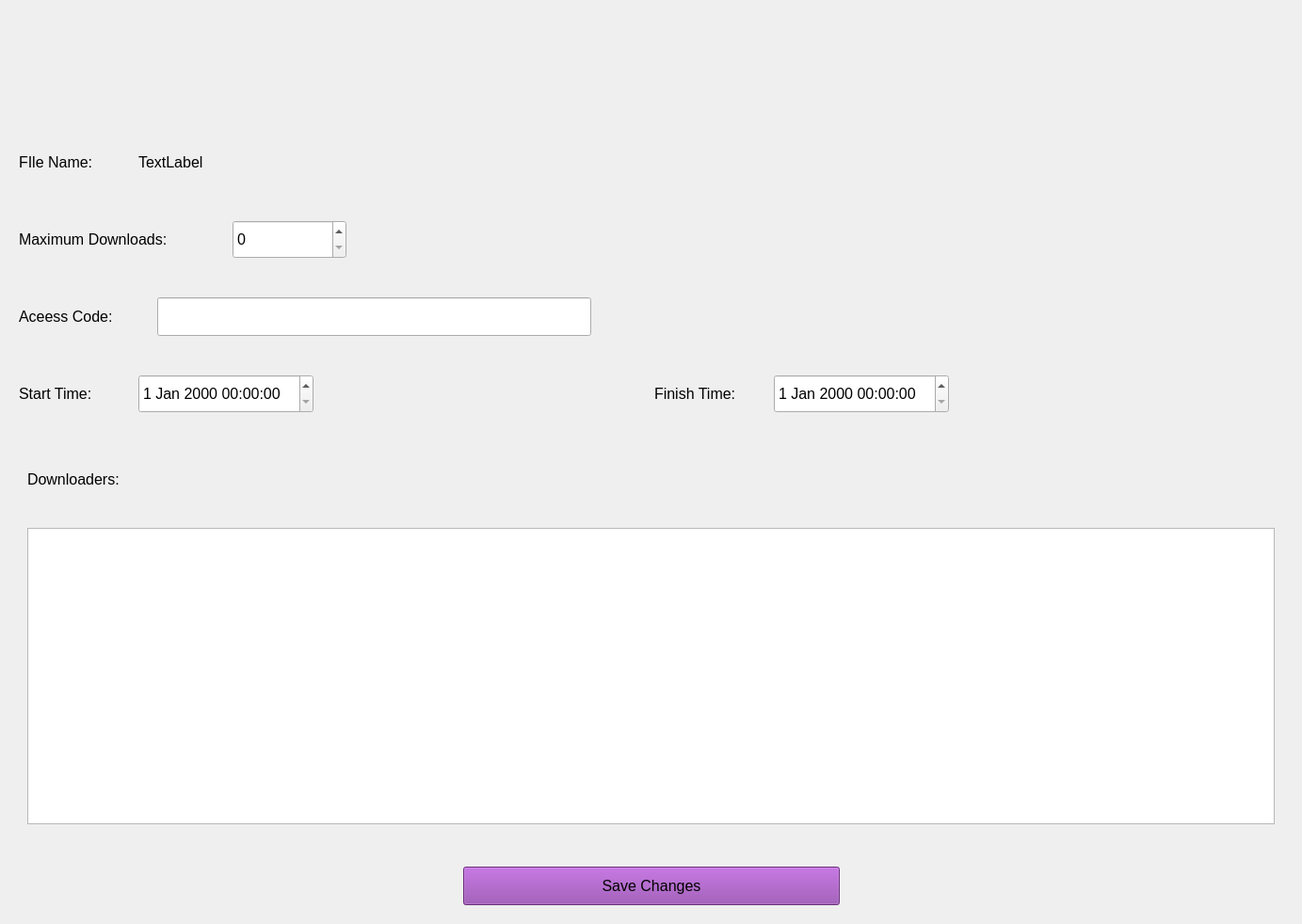
<?xml version="1.0" encoding="UTF-8"?>
<ui version="4.0">
 <class>Form</class>
 <widget class="QWidget" name="Form">
  <property name="geometry">
   <rect>
    <x>0</x>
    <y>0</y>
    <width>1383</width>
    <height>982</height>
   </rect>
  </property>
  <property name="windowTitle">
   <string>Form</string>
  </property>
  <layout class="QVBoxLayout" name="verticalLayout">
   <item>
    <widget class="QScrollArea" name="scrollArea_2">
     <property name="font">
      <font>
       <pointsize>12</pointsize>
      </font>
     </property>
     <property name="frameShape">
      <enum>QFrame::NoFrame</enum>
     </property>
     <property name="widgetResizable">
      <bool>true</bool>
     </property>
     <widget class="QWidget" name="scrollAreaWidgetContents_2">
      <property name="geometry">
       <rect>
        <x>0</x>
        <y>0</y>
        <width>1363</width>
        <height>962</height>
       </rect>
      </property>
      <layout class="QVBoxLayout" name="verticalLayout_2">
       <item>
        <layout class="QHBoxLayout" name="horizontalLayout_5">
         <item>
          <spacer name="horizontalSpacer">
           <property name="orientation">
            <enum>Qt::Horizontal</enum>
           </property>
           <property name="sizeHint" stdset="0">
            <size>
             <width>40</width>
             <height>20</height>
            </size>
           </property>
          </spacer>
         </item>
         <item>
          <widget class="QLabel" name="file_icon_label">
           <property name="sizePolicy">
            <sizepolicy hsizetype="Fixed" vsizetype="Fixed">
             <horstretch>0</horstretch>
             <verstretch>0</verstretch>
            </sizepolicy>
           </property>
           <property name="minimumSize">
            <size>
             <width>141</width>
             <height>91</height>
            </size>
           </property>
           <property name="text">
            <string/>
           </property>
          </widget>
         </item>
         <item>
          <spacer name="horizontalSpacer_2">
           <property name="orientation">
            <enum>Qt::Horizontal</enum>
           </property>
           <property name="sizeHint" stdset="0">
            <size>
             <width>40</width>
             <height>20</height>
            </size>
           </property>
          </spacer>
         </item>
        </layout>
       </item>
       <item>
        <spacer name="verticalSpacer_2">
         <property name="orientation">
          <enum>Qt::Vertical</enum>
         </property>
         <property name="sizeType">
          <enum>QSizePolicy::Fixed</enum>
         </property>
         <property name="sizeHint" stdset="0">
          <size>
           <width>20</width>
           <height>35</height>
          </size>
         </property>
        </spacer>
       </item>
       <item>
        <layout class="QHBoxLayout" name="horizontalLayout">
         <item>
          <widget class="QLabel" name="file_label">
           <property name="sizePolicy">
            <sizepolicy hsizetype="Fixed" vsizetype="Fixed">
             <horstretch>0</horstretch>
             <verstretch>0</verstretch>
            </sizepolicy>
           </property>
           <property name="minimumSize">
            <size>
             <width>121</width>
             <height>41</height>
            </size>
           </property>
           <property name="font">
            <font>
             <pointsize>12</pointsize>
             <weight>50</weight>
             <bold>false</bold>
            </font>
           </property>
           <property name="text">
            <string>FIle Name:</string>
           </property>
          </widget>
         </item>
         <item>
          <widget class="QLabel" name="file_name_label">
           <property name="text">
            <string>TextLabel</string>
           </property>
          </widget>
         </item>
         <item>
          <spacer name="horizontalSpacer_4">
           <property name="orientation">
            <enum>Qt::Horizontal</enum>
           </property>
           <property name="sizeHint" stdset="0">
            <size>
             <width>40</width>
             <height>20</height>
            </size>
           </property>
          </spacer>
         </item>
        </layout>
       </item>
       <item>
        <spacer name="verticalSpacer">
         <property name="orientation">
          <enum>Qt::Vertical</enum>
         </property>
         <property name="sizeType">
          <enum>QSizePolicy::Fixed</enum>
         </property>
         <property name="sizeHint" stdset="0">
          <size>
           <width>20</width>
           <height>35</height>
          </size>
         </property>
        </spacer>
       </item>
       <item>
        <layout class="QHBoxLayout" name="horizontalLayout_2">
         <item>
          <widget class="QLabel" name="maximum_download_label">
           <property name="sizePolicy">
            <sizepolicy hsizetype="Fixed" vsizetype="Fixed">
             <horstretch>0</horstretch>
             <verstretch>0</verstretch>
            </sizepolicy>
           </property>
           <property name="minimumSize">
            <size>
             <width>221</width>
             <height>41</height>
            </size>
           </property>
           <property name="font">
            <font>
             <pointsize>12</pointsize>
            </font>
           </property>
           <property name="text">
            <string>Maximum Downloads:</string>
           </property>
          </widget>
         </item>
         <item>
          <widget class="QSpinBox" name="maximum_downloads_spinbox">
           <property name="sizePolicy">
            <sizepolicy hsizetype="Fixed" vsizetype="Fixed">
             <horstretch>0</horstretch>
             <verstretch>0</verstretch>
            </sizepolicy>
           </property>
           <property name="minimumSize">
            <size>
             <width>121</width>
             <height>41</height>
            </size>
           </property>
           <property name="font">
            <font>
             <pointsize>12</pointsize>
            </font>
           </property>
           <property name="maximum">
            <number>500</number>
           </property>
          </widget>
         </item>
         <item>
          <spacer name="horizontalSpacer_3">
           <property name="orientation">
            <enum>Qt::Horizontal</enum>
           </property>
           <property name="sizeHint" stdset="0">
            <size>
             <width>40</width>
             <height>20</height>
            </size>
           </property>
          </spacer>
         </item>
        </layout>
       </item>
       <item>
        <spacer name="verticalSpacer_3">
         <property name="orientation">
          <enum>Qt::Vertical</enum>
         </property>
         <property name="sizeType">
          <enum>QSizePolicy::Fixed</enum>
         </property>
         <property name="sizeHint" stdset="0">
          <size>
           <width>20</width>
           <height>35</height>
          </size>
         </property>
        </spacer>
       </item>
       <item>
        <layout class="QHBoxLayout" name="horizontalLayout_3">
         <item>
          <widget class="QLabel" name="access_code_label">
           <property name="sizePolicy">
            <sizepolicy hsizetype="Fixed" vsizetype="Fixed">
             <horstretch>0</horstretch>
             <verstretch>0</verstretch>
            </sizepolicy>
           </property>
           <property name="minimumSize">
            <size>
             <width>141</width>
             <height>41</height>
            </size>
           </property>
           <property name="font">
            <font>
             <pointsize>12</pointsize>
            </font>
           </property>
           <property name="text">
            <string>Aceess Code:</string>
           </property>
          </widget>
         </item>
         <item>
          <widget class="QLineEdit" name="access_code_input">
           <property name="sizePolicy">
            <sizepolicy hsizetype="Expanding" vsizetype="Maximum">
             <horstretch>0</horstretch>
             <verstretch>0</verstretch>
            </sizepolicy>
           </property>
           <property name="minimumSize">
            <size>
             <width>0</width>
             <height>41</height>
            </size>
           </property>
           <property name="maximumSize">
            <size>
             <width>461</width>
             <height>16777215</height>
            </size>
           </property>
           <property name="font">
            <font>
             <pointsize>12</pointsize>
            </font>
           </property>
          </widget>
         </item>
         <item>
          <spacer name="horizontalSpacer_5">
           <property name="orientation">
            <enum>Qt::Horizontal</enum>
           </property>
           <property name="sizeHint" stdset="0">
            <size>
             <width>40</width>
             <height>20</height>
            </size>
           </property>
          </spacer>
         </item>
        </layout>
       </item>
       <item>
        <spacer name="verticalSpacer_4">
         <property name="orientation">
          <enum>Qt::Vertical</enum>
         </property>
         <property name="sizeType">
          <enum>QSizePolicy::Fixed</enum>
         </property>
         <property name="sizeHint" stdset="0">
          <size>
           <width>20</width>
           <height>35</height>
          </size>
         </property>
        </spacer>
       </item>
       <item>
        <layout class="QHBoxLayout" name="horizontalLayout_4">
         <item>
          <widget class="QLabel" name="start_time_label">
           <property name="sizePolicy">
            <sizepolicy hsizetype="Fixed" vsizetype="Fixed">
             <horstretch>0</horstretch>
             <verstretch>0</verstretch>
            </sizepolicy>
           </property>
           <property name="minimumSize">
            <size>
             <width>121</width>
             <height>41</height>
            </size>
           </property>
           <property name="font">
            <font>
             <pointsize>12</pointsize>
            </font>
           </property>
           <property name="text">
            <string>Start Time:</string>
           </property>
          </widget>
         </item>
         <item>
          <widget class="QDateTimeEdit" name="start_datetime_input">
           <property name="minimumSize">
            <size>
             <width>0</width>
             <height>41</height>
            </size>
           </property>
           <property name="font">
            <font>
             <pointsize>12</pointsize>
            </font>
           </property>
          </widget>
         </item>
         <item>
          <spacer name="horizontalSpacer_6">
           <property name="orientation">
            <enum>Qt::Horizontal</enum>
           </property>
           <property name="sizeHint" stdset="0">
            <size>
             <width>40</width>
             <height>20</height>
            </size>
           </property>
          </spacer>
         </item>
         <item>
          <widget class="QLabel" name="finish_time_label">
           <property name="sizePolicy">
            <sizepolicy hsizetype="Fixed" vsizetype="Fixed">
             <horstretch>0</horstretch>
             <verstretch>0</verstretch>
            </sizepolicy>
           </property>
           <property name="minimumSize">
            <size>
             <width>121</width>
             <height>41</height>
            </size>
           </property>
           <property name="font">
            <font>
             <pointsize>12</pointsize>
            </font>
           </property>
           <property name="text">
            <string>Finish Time:</string>
           </property>
          </widget>
         </item>
         <item>
          <widget class="QDateTimeEdit" name="finish_datetime_input">
           <property name="minimumSize">
            <size>
             <width>0</width>
             <height>41</height>
            </size>
           </property>
           <property name="font">
            <font>
             <pointsize>12</pointsize>
            </font>
           </property>
          </widget>
         </item>
         <item>
          <spacer name="horizontalSpacer_7">
           <property name="orientation">
            <enum>Qt::Horizontal</enum>
           </property>
           <property name="sizeHint" stdset="0">
            <size>
             <width>40</width>
             <height>20</height>
            </size>
           </property>
          </spacer>
         </item>
        </layout>
       </item>
       <item>
        <spacer name="verticalSpacer_5">
         <property name="orientation">
          <enum>Qt::Vertical</enum>
         </property>
         <property name="sizeType">
          <enum>QSizePolicy::Fixed</enum>
         </property>
         <property name="sizeHint" stdset="0">
          <size>
           <width>20</width>
           <height>35</height>
          </size>
         </property>
        </spacer>
       </item>
       <item>
        <widget class="QScrollArea" name="scrollArea">
         <property name="frameShape">
          <enum>QFrame::NoFrame</enum>
         </property>
         <property name="widgetResizable">
          <bool>true</bool>
         </property>
         <widget class="QWidget" name="scrollAreaWidgetContents">
          <property name="geometry">
           <rect>
            <x>0</x>
            <y>0</y>
            <width>1343</width>
            <height>345</height>
           </rect>
          </property>
          <layout class="QVBoxLayout" name="verticalLayout_3">
           <item>
            <widget class="QLabel" name="label_8">
             <property name="sizePolicy">
              <sizepolicy hsizetype="Fixed" vsizetype="Fixed">
               <horstretch>0</horstretch>
               <verstretch>0</verstretch>
              </sizepolicy>
             </property>
             <property name="minimumSize">
              <size>
               <width>141</width>
               <height>41</height>
              </size>
             </property>
             <property name="text">
              <string>Downloaders:</string>
             </property>
            </widget>
           </item>
           <item>
            <spacer name="verticalSpacer_6">
             <property name="orientation">
              <enum>Qt::Vertical</enum>
             </property>
             <property name="sizeType">
              <enum>QSizePolicy::Fixed</enum>
             </property>
             <property name="sizeHint" stdset="0">
              <size>
               <width>20</width>
               <height>25</height>
              </size>
             </property>
            </spacer>
           </item>
           <item>
            <widget class="QListView" name="downloaders_list_view">
             <property name="sizePolicy">
              <sizepolicy hsizetype="Expanding" vsizetype="Minimum">
               <horstretch>0</horstretch>
               <verstretch>0</verstretch>
              </sizepolicy>
             </property>
             <property name="minimumSize">
              <size>
               <width>0</width>
               <height>50</height>
              </size>
             </property>
            </widget>
           </item>
          </layout>
         </widget>
        </widget>
       </item>
       <item>
        <spacer name="verticalSpacer_7">
         <property name="orientation">
          <enum>Qt::Vertical</enum>
         </property>
         <property name="sizeType">
          <enum>QSizePolicy::Fixed</enum>
         </property>
         <property name="sizeHint" stdset="0">
          <size>
           <width>20</width>
           <height>30</height>
          </size>
         </property>
        </spacer>
       </item>
       <item>
        <layout class="QHBoxLayout" name="horizontalLayout_6">
         <item>
          <spacer name="horizontalSpacer_8">
           <property name="orientation">
            <enum>Qt::Horizontal</enum>
           </property>
           <property name="sizeHint" stdset="0">
            <size>
             <width>40</width>
             <height>20</height>
            </size>
           </property>
          </spacer>
         </item>
         <item>
          <widget class="QPushButton" name="save_changes_button">
           <property name="sizePolicy">
            <sizepolicy hsizetype="Minimum" vsizetype="Fixed">
             <horstretch>0</horstretch>
             <verstretch>0</verstretch>
            </sizepolicy>
           </property>
           <property name="minimumSize">
            <size>
             <width>400</width>
             <height>41</height>
            </size>
           </property>
           <property name="font">
            <font>
             <pointsize>12</pointsize>
            </font>
           </property>
           <property name="cursor">
            <cursorShape>PointingHandCursor</cursorShape>
           </property>
           <property name="styleSheet">
            <string notr="true">background-color: rgb(145, 65, 172);</string>
           </property>
           <property name="text">
            <string>Save Changes</string>
           </property>
          </widget>
         </item>
         <item>
          <spacer name="horizontalSpacer_9">
           <property name="orientation">
            <enum>Qt::Horizontal</enum>
           </property>
           <property name="sizeHint" stdset="0">
            <size>
             <width>40</width>
             <height>20</height>
            </size>
           </property>
          </spacer>
         </item>
        </layout>
       </item>
      </layout>
     </widget>
    </widget>
   </item>
  </layout>
 </widget>
 <resources/>
 <connections/>
</ui>
